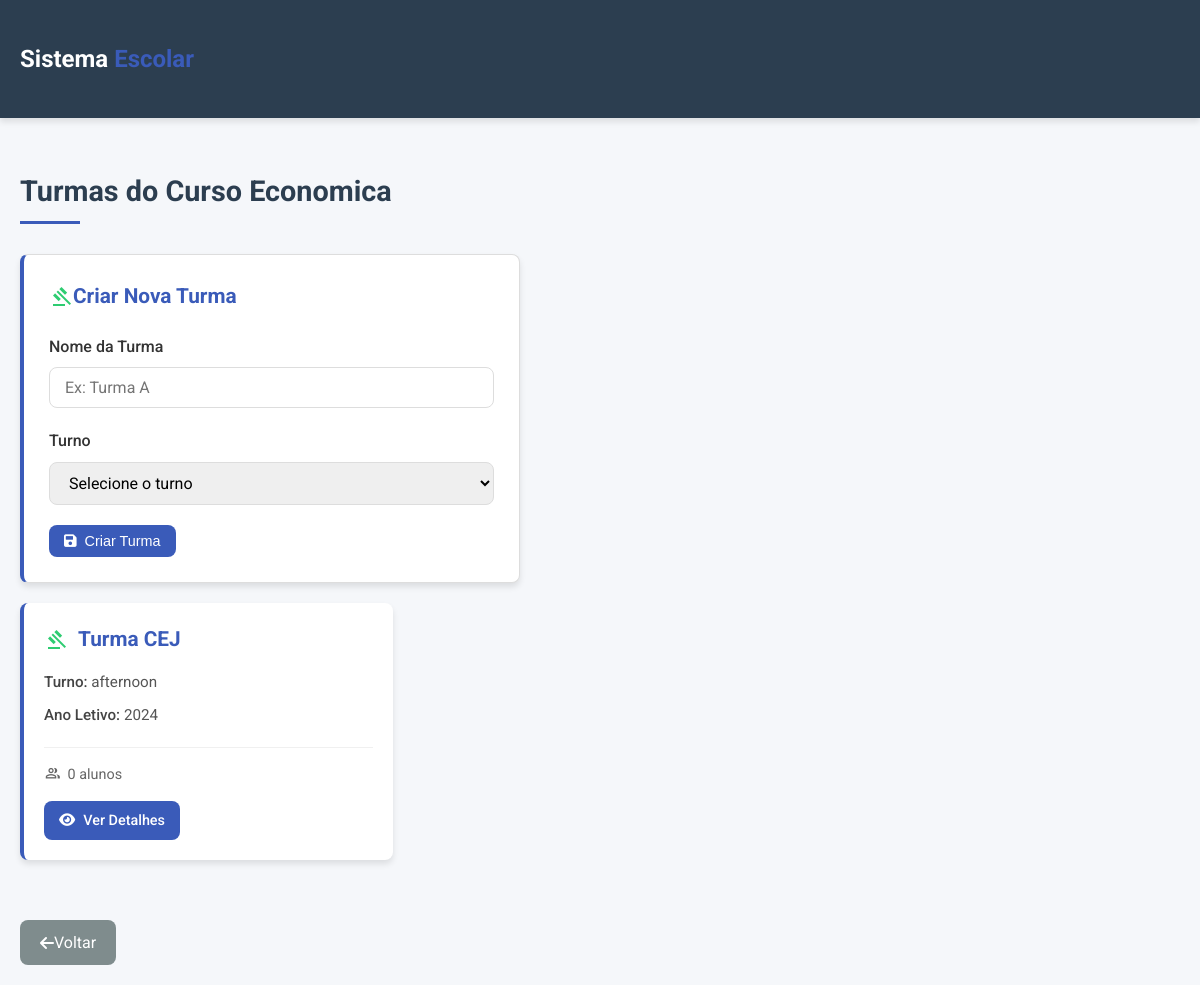
Page /telacoordenador/turmas_puniv.php?curso=Economica on the committed database.
### tables this page shows
CREATE TABLE `turma` (
  `id` int(11) NOT NULL,
  `class_name` varchar(100) NOT NULL,
  `class_grade` varchar(255) DEFAULT NULL,
  `class_course` varchar(255) DEFAULT NULL,
  `class_capacity` varchar(255) DEFAULT NULL,
  `class_room` varchar(50) DEFAULT NULL,
  `class_director_id` int(11) NOT NULL,
  `class_period` varchar(255) DEFAULT NULL,
  `class_year` varchar(255) DEFAULT NULL,
  `class_description` text DEFAULT NULL,
  `class_observations` text DEFAULT NULL,
  `created_at` timestamp NOT NULL DEFAULT current_timestamp(),
  `updated_at` timestamp NOT NULL DEFAULT current_timestamp() ON UPDATE current_timestamp()
);

### telacoordenador/turmas_puniv.php (the view, shortened to what this page needs)
<?php
$sName = "localhost";
$uNname = "root";
$pass = "";
$db_name = "escolabd";
try {
    $conn = new PDO("mysql:host=$sName;dbname=$db_name", $uNname, $pass);
    $conn->setAttribute(PDO::ATTR_ERRMODE, PDO::ERRMODE_EXCEPTION);
    $conn->exec("SET NAMES utf8");
} catch(PDOException $e) {
    die("Erro na conexão: " . $e->getMessage());
}
$stmtCursos = $conn->query("SELECT DISTINCT class_course FROM turma WHERE class_course LIKE 'Puniv%' OR class_course IN ('Ciências Físicas e Biológicas', 'Económicas e Jurídicas') ORDER BY class_course");
$cursos = $stmtCursos->fetchAll(PDO::FETCH_ASSOC);
$cursoSelecionado = isset($_GET['curso']) ? urldecode($_GET['curso']) : null;
if ($cursoSelecionado) {
    $stmtTurmas = $conn->prepare("
        SELECT * FROM turma
        WHERE class_course = :curso
        ORDER BY class_name
    ");
    $stmtTurmas->bindParam(':curso', $cursoSelecionado);
    $stmtTurmas->execute();
    $turmas = $stmtTurmas->fetchAll(PDO::FETCH_ASSOC);
}
?>
<!DOCTYPE html>
<html lang="pt">
<head>
    <link rel="stylesheet" href="https://cdnjs.cloudflare.com/ajax/libs/font-awesome/6.0.0-beta3/css/all.min.css">
</head>
<body>
    <header>
        <div class="container header-content">
            <div class="logo">Sistema <span>Escolar</span></div>
        </div>
    </header>
    <main class="container">
        <h1 class="main-title"><?php echo $cursoSelecionado ? "Turmas do Curso " . htmlspecialchars($cursoSelecionado) : "Cursos Pré-Universitários"; ?></h1>
        <?php if (!$cursoSelecionado): ?>
            <div class="classes-container">
                <?php foreach ($cursos as $curso): ?>
                    <div class="class-card" onclick="window.location.href='turmas_puniv.php?curso=<?php echo urlencode($curso['class_course']); ?>'">
                        <h3>
                            <span class="material-symbols-outlined curso-<?php echo strpos($curso['class_course'], 'Ciências') !== false ? 'ciencias' : 'economicas'; ?>">
                                <?php echo strpos($curso['class_course'], 'Ciências') !== false ? 'science' : 'gavel'; ?>
                            </span>
                            <?php echo htmlspecialchars($curso['class_course']); ?>
                        </h3>
                        <p class="class-info">Clique para visualizar as turmas deste curso pré-universitário</p>
                        <div class="class-meta">
                            <span class="class-meta-item">
                                <span class="material-symbols-outlined">schedule</span>
                                Duração: 3 anos
                            </span>
                        </div>
                    </div>
                <?php endforeach; ?>
            </div>
        <?php else: ?>
            <div class="form-criar-turma">
                <h3>
                    <span class="material-symbols-outlined curso-<?php echo strpos($cursoSelecionado, 'Ciências') !== false ? 'ciencias' : 'economicas'; ?>">
                    </span>
                    Criar Nova Turma
                </h3>
                <form method="post">
                    <div class="form-group">
                        <label for="nome">Nome da Turma</label>
                        <input type="text" id="nome" name="nome" class="form-control" required placeholder="Ex: Turma A">
                    </div>
                    <div class="form-group">
                        <label for="class_period">Turno</label>
                        <select id="class_period" name="class_period" class="form-control" required>
                            <option value="">Selecione o turno</option>
                        </select>
                    </div>
                    <button type="submit" name="criar_turma" class="btn">
                        <i class="fas fa-save"></i> Criar Turma
                    </button>
                </form>
            </div>
            <?php if (count($turmas) > 0): ?>
                <div class="classes-grid">
                    <?php foreach ($turmas as $turma): ?>
                        <div class="class-card" onclick="openTurmaDetails('<?php echo $turma['id']; ?>')">
                            <h3>
                                <span class="material-symbols-outlined curso-<?php echo strpos($cursoSelecionado, 'Ciências') !== false ? 'ciencias' : 'economicas'; ?>">
                                </span>
                                <?php echo htmlspecialchars($turma['class_name']); ?>
                            </h3>
                            <p class="class-info"><strong>Turno:</strong> <?php echo htmlspecialchars($turma['class_period'] ?? 'Não definido'); ?></p>
                            <p class="class-info"><strong>Ano Letivo:</strong> <?php echo htmlspecialchars($turma['class_year'] ?? date('Y')); ?></p>
                            <div class="class-meta">
                                <span class="class-meta-item">
                                    <span class="material-symbols-outlined">group</span>
                                    <?php echo count($turma['alunos']); ?> alunos
                                </span>
                            </div>
                            <div class="turma-actions">
                                <a href="turma_detalhes.php?id=<?php echo $turma['id']; ?>" class="btn" onclick="event.stopPropagation()">
                                    <i class="fas fa-eye"></i> Ver Detalhes
                                </a>
                            </div>
                        </div>
                    <?php endforeach; ?>
                </div>
            <?php else: ?>
                <p class="no-turmas">Não há turmas cadastradas para este curso pré-universitário.</p>
            <?php endif; ?>
            <a href="turmas.php" class="back-button">
                <i class="fas fa-arrow-left"></i> Voltar
            </a>
        <?php endif; ?>
    </main>
</body>
</html>

### telacoordenador/turmas_puniv.php (style rules this page uses)
:root { --primary-color: #3a5bb9; --secondary-color: #2d4a9e; --accent-color: #e74c3c; --light-color: #f5f7fa; --dark-color: #2c3e50; --success-color: #2ecc71; --warning-color: #f39c12; --text-color: #333; --text-light: #7f8c8d; --border-radius: 8px; --box-shadow: 0 4px 6px rgba(0, 0, 0, 0.1); --transition: all 0.3s ease; }
* { margin: 0; padding: 0; box-sizing: border-box; }
body { font-family: 'Roboto', sans-serif; line-height: 1.6; color: var(--text-color); background-color: var(--light-color); padding: 0; margin: 0; }
.container { max-width: 1200px; margin: 0 auto; padding: 20px; }
header { background-color: var(--dark-color); color: white; padding: 20px 0; box-shadow: var(--box-shadow); }
.header-content { display: flex; justify-content: space-between; align-items: center; }
.logo { font-size: 24px; font-weight: 700; }
.logo span { color: var(--primary-color); }
.main-title { margin: 30px 0; color: var(--dark-color); position: relative; padding-bottom: 10px; font-size: 1.8rem; }
.main-title::after { content: ''; position: absolute; bottom: 0; left: 0; width: 60px; height: 3px; background-color: var(--primary-color); }
.classes-container, .classes-grid { display: grid; grid-template-columns: repeat(auto-fill, minmax(300px, 1fr)); gap: 20px; margin-bottom: 40px; }
.class-card { background: white; border-radius: var(--border-radius); padding: 20px; transition: var(--transition); border-left: 4px solid var(--primary-color); box-shadow: var(--box-shadow); cursor: pointer; position: relative; }
.class-card h3 { color: var(--primary-color); margin-bottom: 15px; font-size: 1.3rem; display: flex; align-items: center; gap: 10px; }
.class-card h3 .material-symbols-outlined { font-size: 1.5rem; }
.class-info { color: #555; margin: 10px 0; font-size: 0.95rem; line-height: 1.5; }
.class-info strong { color: #444; font-weight: 500; }
.class-meta { display: flex; justify-content: space-between; margin-top: 20px; padding-top: 15px; border-top: 1px solid #f0f0f0; }
.class-meta-item { display: flex; align-items: center; gap: 6px; font-size: 0.9rem; color: #666; }
.class-meta-item .material-symbols-outlined { font-size: 1.1rem; }
.turma-actions { margin-top: 15px; display: flex; gap: 10px; flex-wrap: wrap; }
.btn { display: inline-flex; align-items: center; justify-content: center; padding: 8px 15px; background-color: var(--primary-color); color: white; border: none; border-radius: var(--border-radius); cursor: pointer; transition: var(--transition); font-size: 0.9rem; font-weight: 500; text-decoration: none; }
.btn i { margin-right: 8px; }
.form-criar-turma { margin: 20px 0; padding: 25px; background: white; border-radius: var(--border-radius); box-shadow: var(--box-shadow); border: 1px solid #ddd; max-width: 500px; border-left: 4px solid var(--primary-color); }
.form-criar-turma h3 { color: var(--primary-color); margin-bottom: 20px; display: flex; align-items: center; font-size: 1.3rem; }
.form-group { margin-bottom: 20px; }
.form-group label { display: block; margin-bottom: 8px; font-weight: 500; }
.form-control { width: 100%; padding: 10px 15px; border: 1px solid #ddd; border-radius: var(--border-radius); font-family: inherit; font-size: 1rem; }
.back-button { display: inline-flex; align-items: center; margin-top: 20px; padding: 10px 20px; background-color: var(--text-light); color: white; border-radius: var(--border-radius); text-decoration: none; transition: var(--transition); }
.curso-economicas { color: #2ecc71; }

### rows in the picture
turma: class_name "Turma CEJ", class_period "afternoon", class_year "2024", count($turma['alunos']) "0"

### other values in the picture
$cursoSelecionado "Economica"
